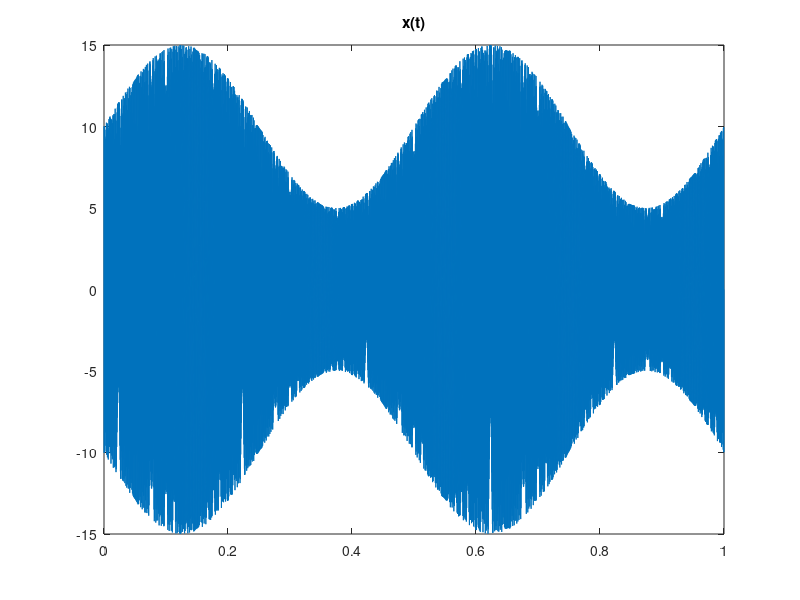
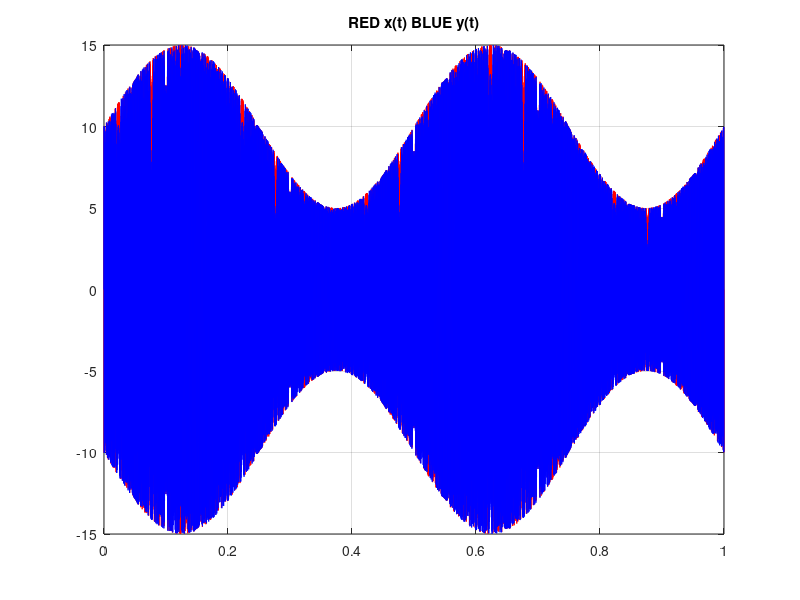
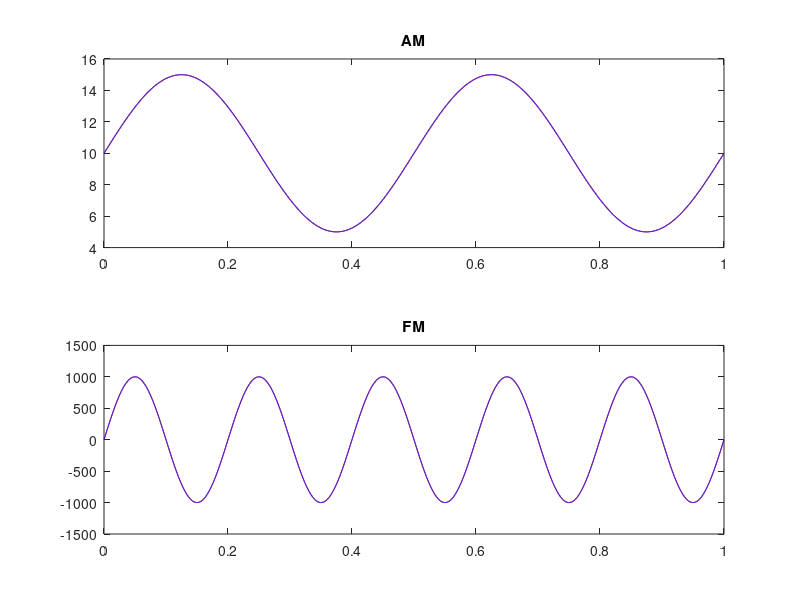

Write MATLAB code to recreate these figures, in order.

% Prog. 8b - filtry specjalne 
clear all; close all;

fpr = 8000;
Nx = 8000;
dt=1/fpr; t = dt*(0:Nx-1);

iWHAT = 2;
if( iWHAT == 1 )   % cos()
    x = cos( 2*pi*10*t );else      % AM-FM
    AM = 10*(1+0.5*sin(2*pi*2*t));
    fc=2000; FM = 1000*sin( 2*pi*5*t );
    x = AM .* cos( 2*pi*(fc*t + cumsum(FM)*dt ) );
end    

figure;
plot(t,x); title('x(t)'); pause

% Filtr w dziedzinie częstotliwości 
if(1)
    X = fft(x);
    H = [ 0, -j*ones(1,Nx/2-1), 0, j*ones(1,Nx/2-1) ];
  % H = [ j*2*pi*(fpr/Nx)*(0:Nx-1) ]; % przykład dla różniczkującego
    Y = H .* X;
    y = ifft(Y);
    y = x + j*y;  % TYLKO dla Hilberta !!!
end
if(0)
   y = filbert(x);
end    

figure;
plot(t,real(y),'r-',t,imag(y),'b-'); grid; title('RED x(t) BLUE y(t)'); pause

% Tylko dla sygnału AM-FM

if( iWHAT > 1 )

   AM_est = abs( y );
   dfi = angle( y(2:end) .* conj(y(1:end-1)) );
   FM_est = (1/(2*pi)) * dfi / dt - fc;

   figure;
   subplot(211); plot( t, AM, 'r-', t, AM_est, 'b-' ); title('AM');
   subplot(212); plot( t, FM, 'r-', t(2:end), FM_est, 'b-' ); title('FM');
   pause

end